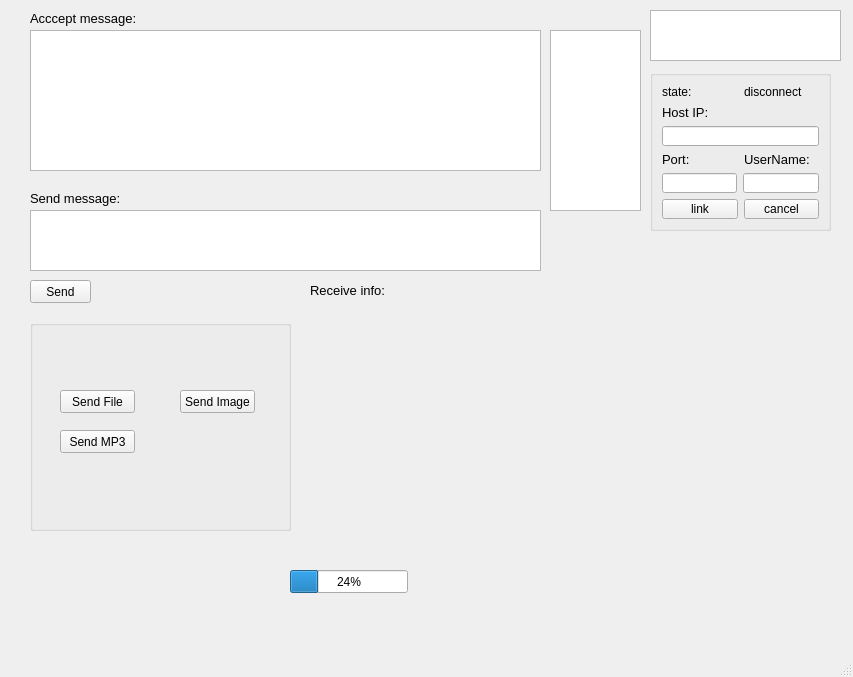
<?xml version="1.0" encoding="UTF-8"?>
<ui version="4.0">
 <class>connectTcp_class</class>
 <widget class="QMainWindow" name="connectTcp_class">
  <property name="geometry">
   <rect>
    <x>0</x>
    <y>0</y>
    <width>853</width>
    <height>677</height>
   </rect>
  </property>
  <property name="windowTitle">
   <string>MainWindow</string>
  </property>
  <widget class="QWidget" name="centralwidget">
   <widget class="QLabel" name="label_4">
    <property name="geometry">
     <rect>
      <x>30</x>
      <y>10</y>
      <width>111</width>
      <height>16</height>
     </rect>
    </property>
    <property name="font">
     <font>
      <pointsize>10</pointsize>
     </font>
    </property>
    <property name="text">
     <string>Acccept message:</string>
    </property>
   </widget>
   <widget class="QLabel" name="label_5">
    <property name="geometry">
     <rect>
      <x>30</x>
      <y>190</y>
      <width>91</width>
      <height>16</height>
     </rect>
    </property>
    <property name="font">
     <font>
      <pointsize>10</pointsize>
     </font>
    </property>
    <property name="text">
     <string>Send message:</string>
    </property>
   </widget>
   <widget class="QTextBrowser" name="textBrowser">
    <property name="geometry">
     <rect>
      <x>30</x>
      <y>30</y>
      <width>511</width>
      <height>141</height>
     </rect>
    </property>
   </widget>
   <widget class="QTextEdit" name="textEdit">
    <property name="geometry">
     <rect>
      <x>30</x>
      <y>210</y>
      <width>511</width>
      <height>61</height>
     </rect>
    </property>
   </widget>
   <widget class="QPushButton" name="sendBt">
    <property name="geometry">
     <rect>
      <x>30</x>
      <y>280</y>
      <width>61</width>
      <height>23</height>
     </rect>
    </property>
    <property name="text">
     <string>Send</string>
    </property>
   </widget>
   <widget class="QLabel" name="label_8">
    <property name="geometry">
     <rect>
      <x>310</x>
      <y>280</y>
      <width>91</width>
      <height>21</height>
     </rect>
    </property>
    <property name="font">
     <font>
      <pointsize>10</pointsize>
     </font>
    </property>
    <property name="text">
     <string>Receive info:</string>
    </property>
   </widget>
   <widget class="QGroupBox" name="groupBox">
    <property name="geometry">
     <rect>
      <x>30</x>
      <y>320</y>
      <width>261</width>
      <height>211</height>
     </rect>
    </property>
    <property name="title">
     <string/>
    </property>
    <widget class="QPushButton" name="sendFileBt">
     <property name="geometry">
      <rect>
       <x>30</x>
       <y>70</y>
       <width>75</width>
       <height>23</height>
      </rect>
     </property>
     <property name="text">
      <string>Send File</string>
     </property>
    </widget>
    <widget class="QPushButton" name="sendImgBt">
     <property name="geometry">
      <rect>
       <x>150</x>
       <y>70</y>
       <width>75</width>
       <height>23</height>
      </rect>
     </property>
     <property name="text">
      <string>Send Image</string>
     </property>
    </widget>
    <widget class="QPushButton" name="sendMp3Bt">
     <property name="geometry">
      <rect>
       <x>30</x>
       <y>110</y>
       <width>75</width>
       <height>23</height>
      </rect>
     </property>
     <property name="text">
      <string>Send MP3</string>
     </property>
    </widget>
   </widget>
   <widget class="QListWidget" name="socketWd">
    <property name="geometry">
     <rect>
      <x>650</x>
      <y>10</y>
      <width>191</width>
      <height>51</height>
     </rect>
    </property>
    <property name="movement">
     <enum>QListView::Static</enum>
    </property>
    <property name="flow">
     <enum>QListView::LeftToRight</enum>
    </property>
    <property name="isWrapping" stdset="0">
     <bool>false</bool>
    </property>
    <property name="resizeMode">
     <enum>QListView::Adjust</enum>
    </property>
    <property name="viewMode">
     <enum>QListView::ListMode</enum>
    </property>
    <property name="wordWrap">
     <bool>true</bool>
    </property>
   </widget>
   <widget class="QStackedWidget" name="stackedWidget">
    <property name="geometry">
     <rect>
      <x>650</x>
      <y>70</y>
      <width>201</width>
      <height>201</height>
     </rect>
    </property>
    <property name="currentIndex">
     <number>0</number>
    </property>
    <widget class="QWidget" name="page">
     <widget class="QGroupBox" name="ipGroup">
      <property name="geometry">
       <rect>
        <x>0</x>
        <y>0</y>
        <width>181</width>
        <height>161</height>
       </rect>
      </property>
      <property name="title">
       <string/>
      </property>
      <layout class="QVBoxLayout" name="verticalLayout">
       <item>
        <layout class="QHBoxLayout" name="horizontalLayout_4">
         <item>
          <widget class="QLabel" name="label_3">
           <property name="text">
            <string>state:</string>
           </property>
          </widget>
         </item>
         <item>
          <widget class="QLabel" name="stateLabel">
           <property name="text">
            <string>disconnect</string>
           </property>
          </widget>
         </item>
        </layout>
       </item>
       <item>
        <widget class="QLabel" name="label">
         <property name="font">
          <font>
           <pointsize>10</pointsize>
          </font>
         </property>
         <property name="text">
          <string>Host IP:</string>
         </property>
        </widget>
       </item>
       <item>
        <layout class="QHBoxLayout" name="horizontalLayout">
         <item>
          <widget class="QLineEdit" name="IPline"/>
         </item>
        </layout>
       </item>
       <item>
        <layout class="QHBoxLayout" name="horizontalLayout_2">
         <item>
          <widget class="QLabel" name="label_2">
           <property name="font">
            <font>
             <pointsize>10</pointsize>
            </font>
           </property>
           <property name="text">
            <string>Port:</string>
           </property>
          </widget>
         </item>
         <item>
          <widget class="QLabel" name="label_7">
           <property name="font">
            <font>
             <pointsize>10</pointsize>
            </font>
           </property>
           <property name="text">
            <string>UserName:</string>
           </property>
          </widget>
         </item>
        </layout>
       </item>
       <item>
        <layout class="QHBoxLayout" name="horizontalLayout_5">
         <item>
          <widget class="QLineEdit" name="Portline"/>
         </item>
         <item>
          <widget class="QLineEdit" name="lineEdit"/>
         </item>
        </layout>
       </item>
       <item>
        <layout class="QHBoxLayout" name="horizontalLayout_3">
         <item>
          <widget class="QPushButton" name="linkButton">
           <property name="text">
            <string>link</string>
           </property>
          </widget>
         </item>
         <item>
          <widget class="QPushButton" name="cancelbt">
           <property name="text">
            <string>cancel</string>
           </property>
          </widget>
         </item>
        </layout>
       </item>
      </layout>
     </widget>
    </widget>
    <widget class="QWidget" name="page_2">
     <widget class="QProgressBar" name="progressBar">
      <property name="geometry">
       <rect>
        <x>50</x>
        <y>60</y>
        <width>121</width>
        <height>23</height>
       </rect>
      </property>
      <property name="maximum">
       <number>0</number>
      </property>
      <property name="value">
       <number>-1</number>
      </property>
     </widget>
     <widget class="QPushButton" name="pushButton_5">
      <property name="geometry">
       <rect>
        <x>70</x>
        <y>120</y>
        <width>61</width>
        <height>21</height>
       </rect>
      </property>
      <property name="text">
       <string>Open</string>
      </property>
     </widget>
     <widget class="QLabel" name="label_6">
      <property name="geometry">
       <rect>
        <x>30</x>
        <y>90</y>
        <width>151</width>
        <height>21</height>
       </rect>
      </property>
      <property name="font">
       <font>
        <pointsize>10</pointsize>
       </font>
      </property>
      <property name="text">
       <string/>
      </property>
     </widget>
     <widget class="QLabel" name="serverlabel">
      <property name="geometry">
       <rect>
        <x>10</x>
        <y>30</y>
        <width>171</width>
        <height>20</height>
       </rect>
      </property>
      <property name="text">
       <string/>
      </property>
     </widget>
    </widget>
   </widget>
   <widget class="QListWidget" name="usrList">
    <property name="geometry">
     <rect>
      <x>550</x>
      <y>30</y>
      <width>91</width>
      <height>181</height>
     </rect>
    </property>
   </widget>
   <widget class="QLabel" name="labelImg">
    <property name="geometry">
     <rect>
      <x>420</x>
      <y>310</y>
      <width>411</width>
      <height>331</height>
     </rect>
    </property>
    <property name="text">
     <string/>
    </property>
   </widget>
   <widget class="QLabel" name="filelabel">
    <property name="geometry">
     <rect>
      <x>530</x>
      <y>280</y>
      <width>131</width>
      <height>16</height>
     </rect>
    </property>
    <property name="text">
     <string/>
    </property>
   </widget>
   <widget class="QLabel" name="fstatelabel">
    <property name="geometry">
     <rect>
      <x>20</x>
      <y>570</y>
      <width>261</width>
      <height>21</height>
     </rect>
    </property>
    <property name="text">
     <string/>
    </property>
   </widget>
   <widget class="QProgressBar" name="sendfilebar">
    <property name="geometry">
     <rect>
      <x>290</x>
      <y>570</y>
      <width>118</width>
      <height>23</height>
     </rect>
    </property>
    <property name="value">
     <number>24</number>
    </property>
   </widget>
  </widget>
  <widget class="QMenuBar" name="menubar">
   <property name="geometry">
    <rect>
     <x>0</x>
     <y>0</y>
     <width>853</width>
     <height>23</height>
    </rect>
   </property>
  </widget>
  <widget class="QStatusBar" name="statusbar"/>
 </widget>
 <resources/>
 <connections/>
</ui>
